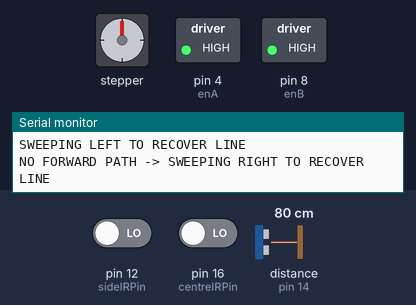
A sketch run on a simulated Arduino Uno, built with avr-gcc and run on an emulated ATmega328P. On the bench: stepper motor, switched loads named in the sketch (green lamp = pin HIGH), the last lines printed to the serial monitor. Wiring (inferred from the names in the program): ultrasonic range finder: trigger pin 15; echo pin 14; stepper motor (2048 steps per turn assumed): coils pin 2, pin 3, pin 6, pin 7. Dashed ring = blinking. The test bench sets the inputs (shaded band); at power-on: pin 16 (centreIRPin) LOW, distance to the obstacle (sensor on pin 14) 80 cm, pin 12 (sideIRPin) LOW. The echo pulse lasts 58.3 µs per cm; pins used as bus, display or sensor lines are not drawn.

Above: at 1.2 s.
1.3 s: pin 16 (centreIRPin) driven HIGH
At 1.58 s:
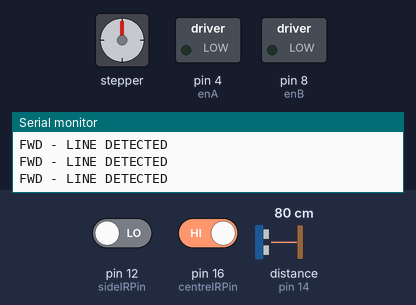
4.3 s: distance to the obstacle (sensor on pin 14) set to 60 cm
7.3 s: pin 12 (sideIRPin) driven HIGH
10.3 s: pin 16 (centreIRPin) driven LOW
At 11.0 s:
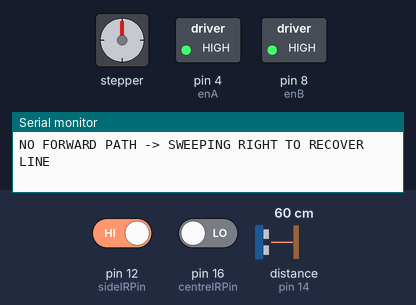
Timing chart, 0 to 12.8 s (numbered marks = the images above; inputs shaded):
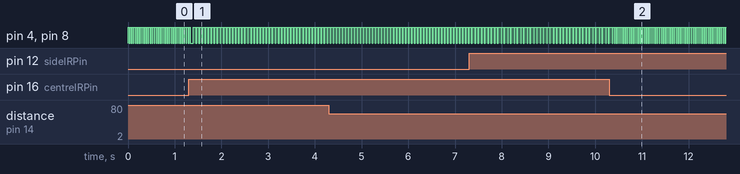

Measured:
- after the input at 1.3 s, pin 4 (enA), pin 8 (enB): alternates HIGH for 0.05 s and LOW for 0.02 s, starting after 0.15 s
- after the input at 10.3 s, pin 4 (enA), pin 8 (enB): alternates HIGH for 0.03 s and LOW for 0.02 s, starting after 0.14 s
- by itself, pin 4 (enA), pin 8 (enB): alternates HIGH for 0.03 s and LOW for 0.02 s

The sketch:

discreteMotorJakub.ino
```cpp
#include <Arduino.h>

// Define pins
const int centreIRPin = 16;
const int sideIRPin = 12;
const int trigPin = 15;
const int echoPin = 14;

// Motor Driver Pins
// Left Motor (Motor A)
const int enA = 4;  // Speed control (PWM)
const int in1 = 2;  // Direction Pin 1
const int in2 = 3;  // Direction Pin 2

// Right Motor (Motor B)
const int enB = 8;  // Speed control (PWM)
const int in3 = 6;  // Direction Pin 1
const int in4 = 7;  // Direction Pin 2

// --- Memory Counter for Right Line Following ---
int rightMemorySteps = 0;

float duration, distance;

// --- Movement Settings ---
const int forwardSpeed = 210; // Straight forward PWM (Original: 225)
const int turnSpeed = 180;    // Sweep turn PWM (Original: 190)

// Forward movement step-and-pause settings
const int forwardStepTime = 45;       // Normal straight step duration (ms)
const int intersectionCheckTime = 60; // How long to go straight forward when right sensor triggers to check if forward path exists
const int forwardPauseTime = 15;      // Pause time with motors OFF between steps (ms)

// Turn sweep settings (incremental stepping)
const int turnStepTime = 25;  // Duration of each sweep increment (ms)
const int turnPauseTime = 15; // Pause between sweep increments (ms)
const int turnOvershoot = 15; // Extra centering time after finding the line (ms)

// Helper to run a single turn increment while watching the center sensor
void runTurnStep(int stepMs) {
  analogWrite(enA, turnSpeed);
  analogWrite(enB, turnSpeed);
  for (int i = 0; i < stepMs; i++) {
    if (digitalRead(centreIRPin) == HIGH) {
      break; // Stop the step early the exact millisecond the line is found
    }
    delay(1);
  }
  analogWrite(enA, 0);
  analogWrite(enB, 0);
  delay(turnPauseTime); // Pause cleanly with motors OFF
}

void setup() {
  Serial.begin(115200);
  pinMode(centreIRPin, INPUT);
  pinMode(sideIRPin, INPUT);

  // Ultrasonic
  pinMode(trigPin, OUTPUT);
  pinMode(echoPin, INPUT);

  // Set all motor control pins to outputs
  pinMode(enA, OUTPUT);
  pinMode(in1, OUTPUT);
  pinMode(in2, OUTPUT);

  pinMode(enB, OUTPUT);
  pinMode(in3, OUTPUT);
  pinMode(in4, OUTPUT);

  digitalWrite(in1, LOW);
  digitalWrite(in2, LOW);
  digitalWrite(in3, LOW);
  digitalWrite(in4, LOW);
}

void loop() {
  // 1. READ SENSORS
  digitalWrite(trigPin, LOW);
  delayMicroseconds(2);
  digitalWrite(trigPin, HIGH);
  delayMicroseconds(10);
  digitalWrite(trigPin, LOW);

  duration = pulseIn(echoPin, HIGH, 25000);
  distance = (duration * 0.0343) / 2;

  int centerState = digitalRead(centreIRPin);
  int rightState = digitalRead(sideIRPin);

  // 2. INTERSECTION / RIGHT-TURN VERIFICATION
  // When the right sensor outputs HIGH, go a little forward first and re-check if a forward path exists
  if (rightState == HIGH) {
    Serial.println("RIGHT DETECTED -> STEPPING FORWARD TO CHECK IF STRAIGHT PATH EXISTS");
    rightMemorySteps = 3; // Remember the right line in case the straight path ends right after this step

    // Drive straight forward a little bit
    digitalWrite(in1, LOW);
    digitalWrite(in2, HIGH);
    digitalWrite(in3, LOW);
    digitalWrite(in4, HIGH);
    analogWrite(enA, forwardSpeed);
    analogWrite(enB, forwardSpeed);
    delay(intersectionCheckTime);

    // Stop motors cleanly before re-reading the front sensor
    analogWrite(enA, 0);
    analogWrite(enB, 0);
    delay(forwardPauseTime);

    // Re-read sensors at the new position slightly further forward
    centerState = digitalRead(centreIRPin);
    rightState = digitalRead(sideIRPin);

    // If a path forward STILL exists and we cleared the right branch, cancel the right turn
    if (centerState == HIGH && rightState == LOW) {
      Serial.println("STRAIGHT PATH EXISTS PAST INTERSECTION -> CONTINUING FORWARD");
      rightMemorySteps = 0;
    }
  }

  // 3. DETERMINE NEXT MOVEMENT
  if (centerState == HIGH) {
    // === PATH DIRECTLY FORWARD EXISTS ===
    Serial.println("FWD - LINE DETECTED");
    digitalWrite(in1, LOW);
    digitalWrite(in2, HIGH);
    digitalWrite(in3, LOW);
    digitalWrite(in4, HIGH);

    analogWrite(enA, forwardSpeed);
    analogWrite(enB, forwardSpeed);

    if (rightState == LOW && rightMemorySteps > 0) {
      rightMemorySteps--; // Count down memory while moving straight
    }

    // Execute pulsed forward step, then turn motors OFF
    delay(forwardStepTime);
    analogWrite(enA, 0);
    analogWrite(enB, 0);
    delay(forwardPauseTime);

  } else {
    // === NO PATH DIRECTLY FORWARD (LOST THE LINE) ===

    if (rightMemorySteps > 0 || rightState == HIGH) {
      // TURN RIGHT IN INCREMENTS UNTIL LINE IS FOUND
      Serial.println("NO FORWARD PATH -> SWEEPING RIGHT TO RECOVER LINE");
      digitalWrite(in1, LOW);
      digitalWrite(in2, HIGH);
      digitalWrite(in3, HIGH);
      digitalWrite(in4, LOW);

      // Incremental step-and-pause loop
      while (digitalRead(centreIRPin) == LOW) {
        runTurnStep(turnStepTime);
      }

      // Small centering pulse
      analogWrite(enA, turnSpeed);
      analogWrite(enB, turnSpeed);
      delay(turnOvershoot);

      // Stop and reset the memory counter
      analogWrite(enA, 0);
      analogWrite(enB, 0);
      rightMemorySteps = 0;

    } else {
      // TURN LEFT IN INCREMENTS UNTIL LINE IS FOUND
      Serial.println("SWEEPING LEFT TO RECOVER LINE");
      digitalWrite(in1, HIGH);
      digitalWrite(in2, LOW);
      digitalWrite(in3, LOW);
      digitalWrite(in4, HIGH);

      // Incremental step-and-pause loop (max 12 steps left; if not found, switch to right)
      int leftSteps = 0;
      while (digitalRead(centreIRPin) == LOW && leftSteps < 12) {
        if (digitalRead(sideIRPin) == HIGH) {
          rightMemorySteps = 3; // Spotted the line on the right!
          break;
        }
        runTurnStep(turnStepTime);
        leftSteps++;
      }

      // If 12 left steps didn't find the line, it slipped between the two sensors -> sweep right next
      if (digitalRead(centreIRPin) == LOW) {
        rightMemorySteps = 3;
      } else {
        // Comfortably center it on left recovery
        analogWrite(enA, turnSpeed);
        analogWrite(enB, turnSpeed);
        delay(turnOvershoot);
      }

      // Stop
      analogWrite(enA, 0);
      analogWrite(enB, 0);
    }
  }
}
```
